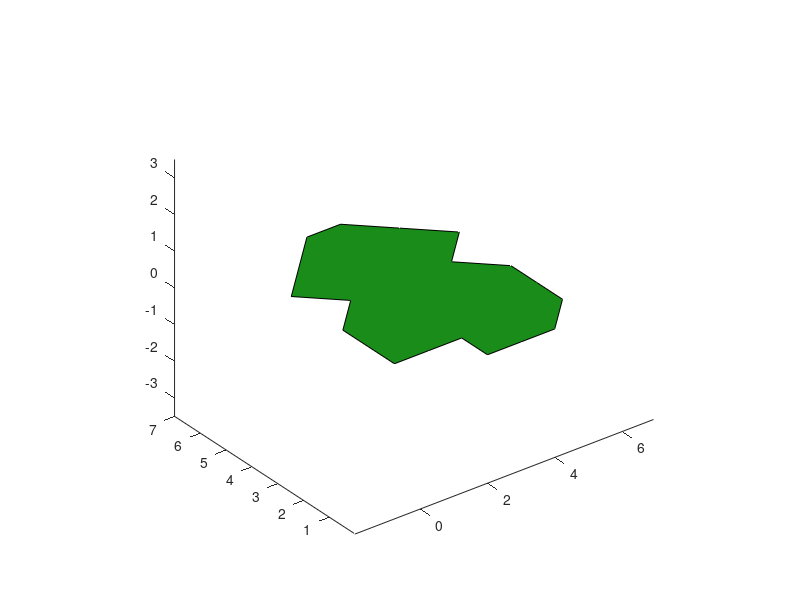

The MATLAB source for this figure: (Note: this script raises an error after producing the figure.)
% Clear the workspace
clear;      % Clear the workspace
clc;        % Clear the command window
close all;  % Close all the figure
axis equal; % Set the axis equal, to show the entity in the same size
axis vis3d;

pts = [0, 0, 0, 1, 0, 1, 2, 3, 4, 5, 4, 5, 5, 5, 4, 3, 2, 2, 1;
       1, 2, 3, 4, 5, 6, 7, 7, 6, 5, 4, 3, 2, 1, 0, 0, 0, 1, 1;
       0, 0, 0, 0, 0, 0, 0, 0, 0, 0, 0, 0, 0, 0, 0, 0, 0, 0, 0];

X = pts(1, :);
Y = pts(2, :);
Z = pts(3, :);

hold on;
fill3(X, Y, Z, [0 0.5 0], 'FaceAlpha', 0.9);


%% Earcut

% if ~polyDirection3D(pts)
%     pts = pts(:,end:-1:1);
%     disp('Reverse the polygon order to anti-clockwise order');
% end

% pts = pts(:, end:-1:1);
% tris = triangulate(pts(:, end:-1:1));

tris = triangulate(pts);

% disp(tris)

function showPts(pts, offset)
    persistent h_spts;
    if ~isempty(h_spts)
        delete(h_spts);
    end
    
    for i = 1:size(pts, 2)
        h_spts(i) = scatter(pts(1, i) + offset(1), pts(2, i) + offset(2), 'o');
    end
end

function fill2D(pts, offset, color)
    X = pts(1, :);
    Y = pts(2, :);
    X = X + offset(1);
    Y = Y + offset(2);
    fill(X, Y, color, 'FaceAlpha', 0.9);
end

function tris = triangulate(poly3D)
    % poly3D: 3×N Polygon points (clockwise order and no self-intersection)
    % tris:   3×3×T Triangle mesh in world coordinates
    
    disp(poly3D)

    [poly2D, frame] = toLocal2D(poly3D);

    fill2D(poly2D, [6, 0], [0.5 0 0]);

    % Earcut
    tris2D = earClip2D(poly2D);
    
    % Project to 3D
    tris = toWorld3D(tris2D, frame);
end

function tris = toWorld3D(tris2D, frame)
    T = size(tris2D, 3);
    tris = zeros(3, 3, T);
    
    for i = 1:T
        for j = 1:3
            p2 = tris2D(:, j, i);      % 2×1 [x; y]
            x = p2(1);
            y = p2(2);
            
            p3 = frame.origin + x * frame.u_axis + y * frame.v_axis;
            tris(:, j, i) = p3;
        end
    end
end

function [poly2D, frame] = toLocal2D(poly3D)
    n = size(poly3D, 2);
    origin = poly3D(:, 1);
    
    % Calculate normal vector
    normal = [0; 0; 0];
    for i = 1:n
        v1 = poly3D(:, i);
        v2 = poly3D(:, mod(i, n) + 1);
        v3 = poly3D(:, mod(i+1, n) + 1);
        e1 = v2 - v1;
        e2 = v3 - v2;
        normal = normal + cross(e1, e2);
    end
    normal = normal / norm(normal);
    
    % Calculate u_axis (longest edge direction)
    max_len = 0;
    u_axis = [1; 0; 0];
    for i = 1:n
        j = mod(i, n) + 1;
        edge = poly3D(:, j) - poly3D(:, i);
        len = norm(edge);
        if len > max_len
            max_len = len;
            u_axis = edge / len;
        end
    end
    
    % Calculate v_axis (orthogonal direction)
    v_axis = cross(normal, u_axis);
    v_axis = v_axis / norm(v_axis);
    u_axis = cross(v_axis, normal);
    u_axis = u_axis / norm(u_axis);
    
    % Project to 2D
    poly2D = zeros(2, n);
    for i = 1:n
        diff = poly3D(:, i) - origin;
        poly2D(1, i) = dot(diff, u_axis);
        poly2D(2, i) = dot(diff, v_axis);
    end
    
    % Pack the frame
    frame.u_axis = u_axis;
    frame.v_axis = v_axis;
    frame.normal = normal;
    frame.origin = origin;
end

function tris2D = earClip2D(poly2D)
    % poly2D: 2×N local 2D vertices (assumed counter-clockwise, no-intersecting)
    % tris2D: 2×3×T output triangles (2D vertices)
    
    n = size(poly2D, 2);
    
    if n == 3
        tris2D = reshape(poly2D, 2, 3, 1);
        return;
    end
    
    % Active vertex list (circular linked list)
    vertices = 1:n;
    numV = n;
    
    % Preallocate triangle storage
    tris_list = cell(n - 2, 1);
    triCount = 0;
    
    V = poly2D;  % Local reference, to avoid repeated indexing
    
    while numV > 3
        earFound = false;
        
        % Traverse all active vertices
        for i = 1:numV
            % Circular neighbor indices
            prev_idx = mod(i - 2 + numV, numV) + 1;
            next_idx = mod(i, numV) + 1;
            
            v_prev = vertices(prev_idx);
            v_curr = vertices(i);
            v_next = vertices(next_idx);
            
            % Check if the triangle is an ear triangle
            if isEar2D(V, v_prev, v_curr, v_next, vertices(1:numV))
                % Store triangle coordinates
                triCount = triCount + 1;
                tris_list{triCount} = [V(:, v_prev), V(:, v_curr), V(:, v_next)];
                
                % Remove ear vertex
                vertices(i) = [];
                numV = numV - 1;
                earFound = true;
                break;  % Restart search
            end
        end
        
        if ~earFound
            error('Earcut failed: No ear triangle found, polygon may be self-intersecting or not simple');
        end
    end
    
    % Last triangle formed by the remaining 3 vertices
    triCount = triCount + 1;
    tris_list{triCount} = [V(:, vertices(1)), V(:, vertices(2)), V(:, vertices(3))];
    
    % Assemble into 2×3×T array
    tris2D = zeros(2, 3, triCount);
    for i = 1:triCount
        tris2D(:, :, i) = tris_list{i};
    end
end

function flag = isEar2D(V, v_prev, v_curr, v_next, activeVerts)
    % V: 2xN, all vertices coordinates (local 2D)
    % v_prev, v_curr, v_next: three vertex indices
    % activeVerts: current active vertex indices list
    
    p_prev = V(:, v_prev);
    p_curr = V(:, v_curr);
    p_next = V(:, v_next);
    
    % Convex angle check (2D cross product)
    e1 = p_curr - p_prev;
    e2 = p_next - p_curr;
    cross_z = e1(1) * e2(2) - e1(2) * e2(1);
    
    if cross_z <= 1e-12
        flag = false;
        return;
    end
    
    % Triangle internal check
    tri = [p_prev, p_curr, p_next];
    
    fill2D(tri, [6, 0], [0 0 0.5]);
    showPts(tri, [6, 0]);
    
    for i = 1:length(activeVerts)
        v = activeVerts(i);
        if v == v_prev || v == v_curr || v == v_next
            continue;
        end
        
        p = V(:, v);
        if pointInTriangle2D(p, tri)
            flag = false;
            return;
        end
    end
    
    flag = true;
end

function flag = pointInTriangle2D(p, tri)
    % p: 2×1 point in [x, y]
    % tri: 2×3 triangle vertices [v1, v2, v3]
    % flag: true = point p in triangle tri
    
    % get the coordinates of the point and the triangle vertices
    px = p(1);  py = p(2);
    x1 = tri(1, 1);  y1 = tri(2, 1);
    x2 = tri(1, 2);  y2 = tri(2, 2);
    x3 = tri(1, 3);  y3 = tri(2, 3);
    
    % Calculate the denominator, use 'Cramer's Rule'
    denom = (y2 - y3) * (x1 - x3) + (x3 - x2) * (y1 - y3);
    
    % Degenerate triangle check
    if abs(denom) < 1e-10
        flag = false;
        return;
    end
    
    % Calculate the barycentric coordinates
    a = ((y2 - y3) * (px - x3) + (x3 - x2) * (py - y3)) / denom;
    b = ((y3 - y1) * (px - x3) + (x1 - x3) * (py - y3)) / denom;
    c = 1 - a - b;
    
    % Strict internal check (excluding boundary, to avoid colinear vertex problem)
    eps = 1e-10;
    flag = (a > eps) && (b > eps) && (c > eps);
end

% function dir = polyDirection(pts)
%     n = size(pts, 2);

%     area = sum(pts(1, 1:n) .* pts(2, [2:n, 1]) - pts(1, [2:n, 1]) .* pts(2, 1:n));

%     dir = sign(area);
% end

% function dir = polyDirection3D(pts)
%     % Find the best direction of the polygon
%     normal = cross(pts(:, 2) - pts(:, 1), pts(:, 3) - pts(:, 1));
%     [~, maxDim] = max(abs(normal));

%     % Project on other two dimensions
%     dims = setdiff([1, 2, 3], maxDim);
%     ptsProj = pts(dims, :);

%     dir = polyDirection(ptsProj);
% end
